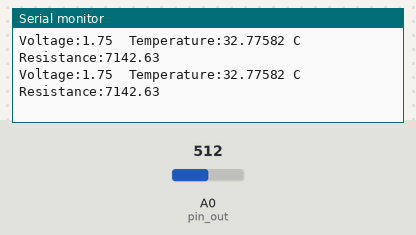
The sketch below on a simulated Arduino Uno, built with avr-gcc and run on an emulated ATmega328P. Parts: the last lines printed to the serial monitor. The test bench sets the inputs (shaded band); at power-on: A0 (pin_out) = 512.

Above: at 4.2 s.
4.3 s: A0 (pin_out) set to 405
At 4.61 s:
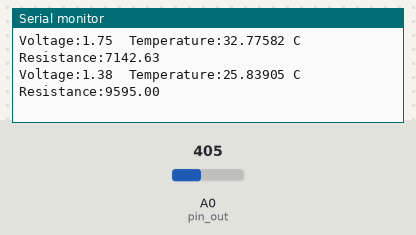
7.3 s: A0 (pin_out) set to 377
At 7.44 s:
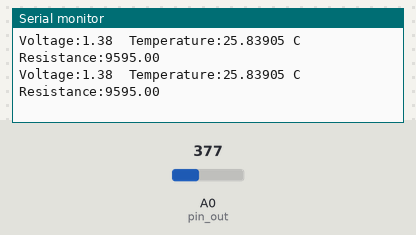
Timing chart, 0 to 9.8 s (numbered marks = the images above; inputs shaded):
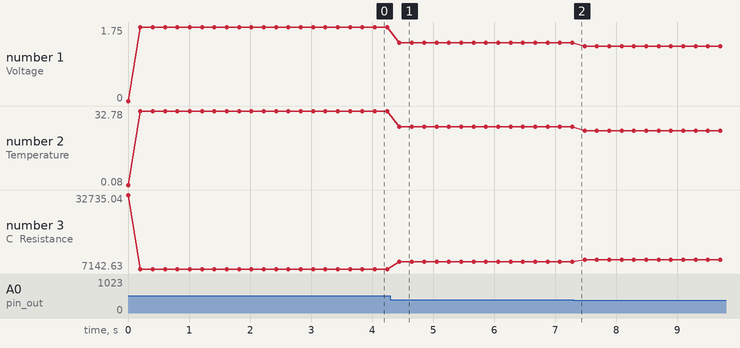

Measured:
- after the input at 4.3 s, the serial monitor: prints a new line after 0.15 s (image 1)
- plotted number 1: 1.75 → 1.38 after the input at 4.3 s, 1.38 → 1.29 after the input at 7.3 s
- plotted number 2: 32.78 → 25.84 after the input at 4.3 s, 25.84 → 24.09 after the input at 7.3 s
- plotted number 3: 7142.63 → 9595 after the input at 4.3 s, 9595 → 10357.07 after the input at 7.3 s

The sketch:

sketch_feb15a.ino
```cpp
# include<TimerOne.h>
int pin_out=A0;
int R1 = 1e4;
float T0 = 298.15; // T0 = 25 C
int Sampling_Frequency = 5;
double V_NTC = 0; // NTC Voltage
double R_NTC = 0;
double Temperature = 0;
double Vcc = 5;
//B,R0 : coefficients of the calibration curve
float B=3892,R0=9953;
void setup() {
  Serial.begin(9600);
  // Set A0 as INPUT
  pinMode(pin_out,INPUT);
  analogReference(EXTERNAL);
  Timer1.initialize(1000000/Sampling_Frequency);
  Timer1.attachInterrupt(Sampling);
}
void loop() {
  //Resistance : NTC_Resistnce, V2=3.83v
  R_NTC = R1*(3.83 - V_NTC)/(Vcc - 3.83 + V_NTC);
  //Temperature Calculation
  Temperature = 1/((1/T0)+(1/B)*log(R_NTC/R0))-273.15;
  // Print Output
  Serial.print("Voltage:");
  Serial.print(V_NTC);
  Serial.print("\t");
  Serial.print("Temperature:");
  Serial.print(Temperature,5);
  Serial.print(" C");
  Serial.print("\t");
  Serial.print("Resistance:");
  Serial.println(R_NTC);
  delay(200);
}
// Sampling Function
void Sampling(){
  // ADC Range of 0 - 3.49
  V_NTC = analogRead(pin_out)/1023.00*3.49;
}
```
